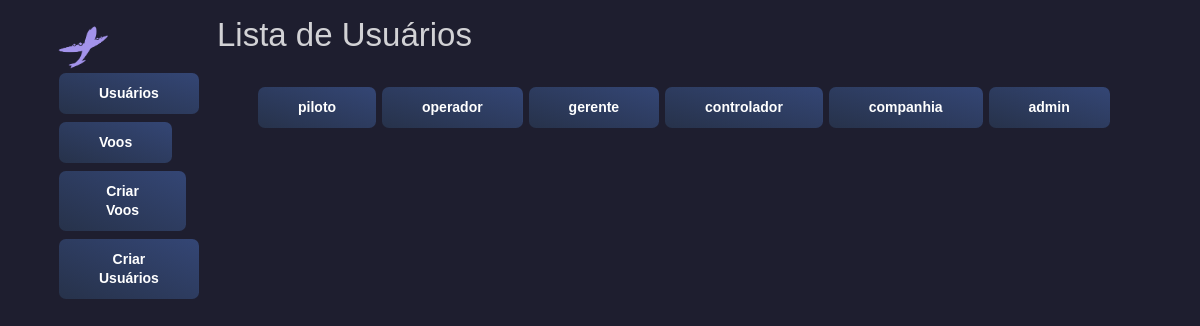
Page /flightmanagement/user/ on the committed database.
### flight_management/models.py (models this page shows, shortened)
class User(models.Model):
    id = models.BigAutoField(primary_key=True)
    tx_name = models.CharField(max_length=42)
    nm_role = models.CharField(max_length=24, choices=Role.choices)
    tx_username = models.CharField(max_length=42)
    tx_hash_key = models.CharField(max_length=64)
    class Meta:
        db_table = 'user'

### flight_management/views.py (the view)
# urls.py: path('user/', views.UserListView.as_view(), name='user'),
class UserListView(generic.ListView):
    model = User
    paginate_by = 10

### flight_management/template/flight_management/user_list.html
{% extends "base_generic.html" %}
{% block content %}
<h1>Lista de Usuários</h1>
{% if user_list %}
  <ul>
  {% for user in user_list %}
      <a class="btn btn-secondary" href="{% url 'user-detail' user.id %}">
       {{ user.tx_name }}
      </a>
  {% endfor %}
 </ul>
{% else %}
  <p>Sem usuários disponíveis.</p>
{% endif %}
{% endblock %}

### rows in the picture
User: tx_name "piloto"
User: tx_name "operador"
User: tx_name "gerente"
User: tx_name "controlador"
User: tx_name "companhia"
User: tx_name "admin"
